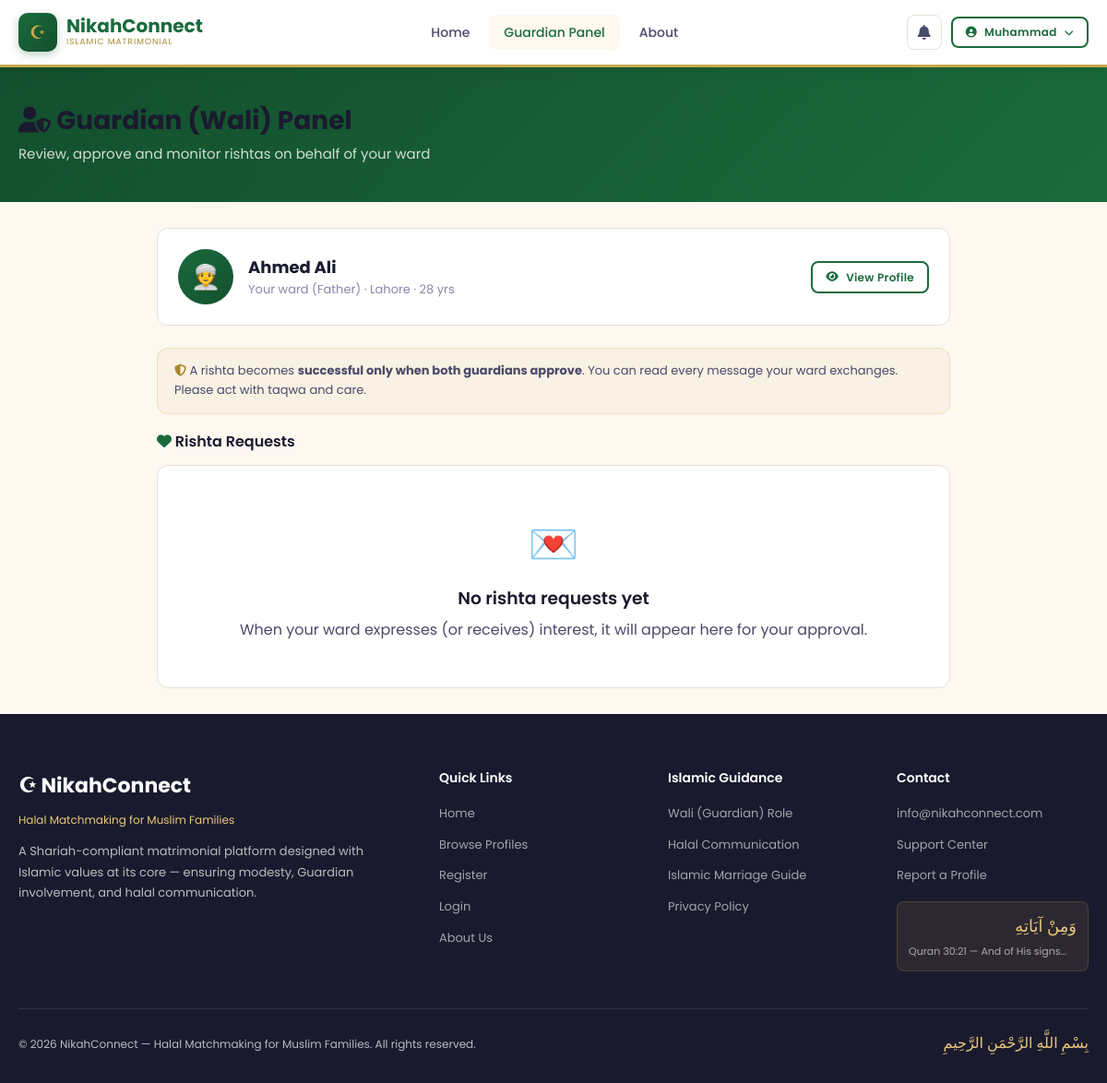
Page /guardian.php (signed in) on the committed database.
### tables this page shows
CREATE TABLE IF NOT EXISTS users (
    id INT AUTO_INCREMENT PRIMARY KEY,
    full_name VARCHAR(100) NOT NULL,
    email VARCHAR(150) UNIQUE NOT NULL,
    password VARCHAR(255) NOT NULL,
    gender ENUM('male', 'female') NOT NULL,
    role ENUM('user', 'wali', 'parent', 'admin') DEFAULT 'user',
     
    child_id INT NULL,
    guardian_relation VARCHAR(50) NULL,
    is_verified TINYINT(1) DEFAULT 0,
    is_active TINYINT(1) DEFAULT 1,
    profile_complete TINYINT(1) DEFAULT 0,
    created_at TIMESTAMP DEFAULT CURRENT_TIMESTAMP,
    updated_at TIMESTAMP DEFAULT CURRENT_TIMESTAMP ON UPDATE CURRENT_TIMESTAMP
);

CREATE TABLE IF NOT EXISTS profiles (
    id INT AUTO_INCREMENT PRIMARY KEY,
    user_id INT UNIQUE NOT NULL,
    age INT,
    date_of_birth DATE,
    city VARCHAR(100),
    country VARCHAR(100) DEFAULT 'Pakistan',
    marital_status ENUM('never_married', 'divorced', 'widowed') DEFAULT 'never_married',
    education VARCHAR(150),
    occupation VARCHAR(150),
    monthly_income VARCHAR(100),
    height VARCHAR(20),
    complexion VARCHAR(50),
    sect VARCHAR(100),
    religiosity ENUM('practicing', 'moderate', 'learning') DEFAULT 'moderate',
    prayers_per_day ENUM('5_times', '3_times', '1_time', 'occasionally') DEFAULT '5_times',
    hijab_niqab VARCHAR(50),
    beard VARCHAR(50),
    languages VARCHAR(200),
    family_type ENUM('joint', 'nuclear') DEFAULT 'nuclear',
    about_me TEXT,
    about_family TEXT,
    photo VARCHAR(255),
    wali_approved TINYINT(1) DEFAULT 0,
    created_at TIMESTAMP DEFAULT CURRENT_TIMESTAMP,
    updated_at TIMESTAMP DEFAULT CURRENT_TIMESTAMP ON UPDATE CURRENT_TIMESTAMP,
    FOREIGN KEY (user_id) REFERENCES users(id) ON DELETE CASCADE
);

### includes/db.php (called while the page is built, shortened)
<?php
class Database {
    private static $instance = null;
    public $conn;
    private function __construct() {
        $this->conn = new mysqli(DB_HOST, DB_USER, DB_PASS, DB_NAME);
        $this->conn->set_charset('utf8mb4');
    }
    public static function getInstance() {
        if (!self::$instance) {
            self::$instance = new Database();
        }
        return self::$instance;
    }
    public function query($sql, $params = [], $types = '') {
        $stmt = $this->conn->prepare($sql);
        if (!empty($params)) {
            if (empty($types)) {
                $types = str_repeat('s', count($params));
            }
            $stmt->bind_param($types, ...$params);
        }
        $stmt->execute();
        return $stmt->get_result();
    }
    public function fetchOne($sql, $params = [], $types = '') {
        $result = $this->query($sql, $params, $types);
        if ($result && $result->num_rows > 0) {
            return $result->fetch_assoc();
        }
        return null;
    }
}
function db() {
    return Database::getInstance();
}
function isLoggedIn() {
    return isset($_SESSION['user_id']);
}
function currentUser() {
    return db()->fetchOne("SELECT * FROM users WHERE id = ?", [$_SESSION['user_id']]);
}
function guardedChildId($parentUserId) {
    $row = db()->fetchOne("SELECT child_id FROM users WHERE id = ? AND role = 'parent'", [$parentUserId]);
    return $row ? (int)$row['child_id'] : 0;
}

### guardian.php (the view, shortened to what this page needs)
<?php
require_once 'includes/db.php';
$parent = currentUser();
$childId = guardedChildId($parent['id']);
$child = $childId ? db()->fetchOne("SELECT u.*, p.* FROM users u LEFT JOIN profiles p ON u.id=p.user_id WHERE u.id=?", [$childId]) : null;
$rishtas = db()->fetchAll(
    "SELECT i.*,
        su.full_name AS sender_name, su.gender AS sender_gender,
        ru.full_name AS receiver_name, ru.gender AS receiver_gender
     FROM interests i
     JOIN users su ON i.sender_id = su.id
     JOIN users ru ON i.receiver_id = ru.id
     WHERE (i.sender_id=? OR i.receiver_id=?) AND i.status <> 'withdrawn'
     ORDER BY FIELD(i.status,'pending','success','rejected'), i.created_at DESC",
    [$childId, $childId]
);
require_once 'includes/header.php';
?>
<div class="page-header">
    <div class="container">
        <h1><i class="fas fa-user-shield"></i> Guardian (Wali) Panel</h1>
        <p>Review, approve and monitor rishtas on behalf of your ward</p>
    </div>
</div>
<div class="container" style="padding:28px 20px;max-width:900px">
    <div class="card mb-3">
        <div class="card-body" style="display:flex;align-items:center;gap:16px">
            <div style="width:60px;height:60px;border-radius:50%;background:linear-gradient(135deg,var(--primary),var(--primary-dark));display:flex;align-items:center;justify-content:center;font-size:26px;color:var(--gold);flex-shrink:0">
                <?= $child['gender']==='male'?'👳':'🧕' ?>
            </div>
            <div style="flex:1">
                <div style="font-size:18px;font-weight:700"><?=htmlspecialchars($child['full_name'])?></div>
                <div style="font-size:13px;color:var(--text-light)">
                    Your ward (<?=htmlspecialchars($parent['guardian_relation'] ?? 'Guardian')?>)
                    · <?=htmlspecialchars($child['city']??'')?> <?= isset($child['age']) && $child['age'] ? '· '.$child['age'].' yrs' : '' ?>
                </div>
            </div>
            <a href="view-profile.php?id=<?=$childId?>" class="btn btn-outline btn-sm"><i class="fas fa-eye"></i> View Profile</a>
        </div>
    </div>
    <div style="background:rgba(201,168,76,0.08);border:1px solid rgba(201,168,76,0.25);border-radius:var(--radius);padding:14px 18px;margin-bottom:20px;font-size:13px;color:var(--text-medium)">
        <i class="fas fa-shield-alt" style="color:var(--gold-dark)"></i>
        A rishta becomes <strong>successful only when both guardians approve</strong>. You can read every message your ward exchanges. Please act with taqwa and care.
    </div>
    <h3 style="font-size:16px;margin-bottom:14px"><i class="fas fa-heart" style="color:var(--primary)"></i> Rishta Requests
    </h3>
    <?php if(empty($rishtas)): ?>
    <div style="text-align:center;padding:50px;background:white;border-radius:var(--radius);border:1px solid var(--border)">
        <div style="font-size:44px;margin-bottom:12px">💌</div>
        <h3>No rishta requests yet</h3>
        <p style="color:var(--text-medium);margin-top:8px">When your ward expresses (or receives) interest, it will appear here for your approval.</p>
    </div>
    <?php endif; ?>
</div>
<?php require_once 'includes/footer.php'; ?>

### includes/header.php (shortened to what this page needs)
<?php
require_once __DIR__ . '/db.php';
$user = isLoggedIn() ? currentUser() : null;
$currentPage = basename($_SERVER['PHP_SELF']);
?>
<!DOCTYPE html>
<html lang="en">
<head>
    <link rel="stylesheet" href="<?= SITE_URL ?>/assets/css/style.css">
    <link rel="stylesheet" href="https://cdnjs.cloudflare.com/ajax/libs/font-awesome/6.4.0/css/all.min.css">
</head>
<body>
<nav class="navbar">
    <div class="nav-container">
        <a href="<?= SITE_URL ?>/index.php" class="nav-logo">
            <div class="nav-logo-icon">☪</div>
            <div class="nav-logo-text">
                <span class="site-name">NikahConnect</span>
                <span class="tagline">Islamic Matrimonial</span>
            </div>
        </a>
        <div class="nav-links">
            <a href="<?= SITE_URL ?>/index.php" class="<?= $currentPage=='index.php'?'active':'' ?>">Home</a>
            <?php if($user && $user['role']==='parent'): ?>
            <a href="<?= SITE_URL ?>/guardian.php" class="<?= $currentPage=='guardian.php'?'active':'' ?>">Guardian Panel</a>
            <?php endif; ?>
            <a href="<?= SITE_URL ?>/about.php">About</a>
        </div>
        <div class="nav-actions">
            <?php if($user): ?>
            <a href="<?= SITE_URL ?>/notifications.php" class="notif-btn" title="Notifications">
                <i class="fas fa-bell"></i>
            </a>
            <div style="position:relative">
                <button onclick="toggleUserMenu()" class="btn btn-outline btn-sm" style="gap:8px">
                    <i class="fas fa-user-circle"></i>
                    <?= htmlspecialchars(explode(' ', $user['full_name'])[0]) ?>
                    <i class="fas fa-chevron-down" style="font-size:10px"></i>
                </button>
            </div>
            <?php else: ?>
            <a href="<?= SITE_URL ?>/login.php" class="btn btn-outline btn-sm">Login</a>
            <a href="<?= SITE_URL ?>/register.php" class="btn btn-primary btn-sm">Join Free</a>
            <?php endif; ?>
        </div>
    </div>
</nav>

### assets/css/style.css (style rules this page uses)
:root { --primary: #1a6b3c; --primary-dark: #134f2d; --primary-light: #2a8a52; --gold: #c9a84c; --gold-light: #e8c97a; --gold-dark: #a8882e; --cream: #fdf8f0; --cream-dark: #f5ede0; --white: #ffffff; --text-dark: #1a1a2e; --text-medium: #4a4a6a; --text-light: #8888aa; --border: #e8e0d5; --shadow: 0 4px 20px rgba(26, 107, 60, 0.1); --shadow-hover: 0 8px 30px rgba(26, 107, 60, 0.2); --radius: 12px; --radius-lg: 20px; }
* { margin: 0; padding: 0; box-sizing: border-box; }
html { scroll-behavior: smooth; }
body { font-family: 'Poppins', sans-serif; background: var(--cream); color: var(--text-dark); line-height: 1.6; overflow-x: hidden; }
h1,h2,h3,h4,h5 { font-weight: 600; color: var(--text-dark); line-height: 1.3; }
.navbar { background: var(--white); box-shadow: 0 2px 20px rgba(0,0,0,0.08); position: sticky; top: 0; z-index: 1000; border-bottom: 3px solid var(--gold); }
.nav-container { max-width: 1200px; margin: 0 auto; padding: 0 20px; display: flex; align-items: center; justify-content: space-between; height: 70px; }
.nav-logo { display: flex; align-items: center; gap: 10px; text-decoration: none; }
.nav-logo-icon { width: 42px; height: 42px; background: linear-gradient(135deg, var(--primary), var(--primary-dark)); border-radius: 10px; display: flex; align-items: center; justify-content: center; color: var(--gold); font-size: 20px; box-shadow: 0 3px 10px rgba(26,107,60,0.3); }
.nav-logo-text { display: flex; flex-direction: column; }
.nav-logo-text .site-name { font-size: 20px; font-weight: 700; color: var(--primary); line-height: 1; }
.nav-logo-text .tagline { font-size: 9px; color: var(--gold-dark); letter-spacing: 1px; text-transform: uppercase; }
.nav-links { display: flex; align-items: center; gap: 5px; }
.nav-links a { padding: 8px 16px; border-radius: 8px; text-decoration: none; color: var(--text-medium); font-size: 14px; font-weight: 500; transition: all 0.2s; }
.nav-links a:hover, .nav-links a.active { background: var(--cream); color: var(--primary); }
.nav-actions { display: flex; align-items: center; gap: 10px; }
.btn { display: inline-flex; align-items: center; gap: 8px; padding: 10px 22px; border-radius: 8px; border: none; font-size: 14px; font-weight: 600; cursor: pointer; text-decoration: none; transition: all 0.2s; font-family: inherit; letter-spacing: 0.3px; }
.btn-outline { background: transparent; color: var(--primary); border: 2px solid var(--primary); }
.btn-sm { padding: 6px 14px; font-size: 12px; }
.container { max-width: 1200px; margin: 0 auto; }
.card { background: var(--white); border: 1px solid var(--border); border-radius: var(--radius); overflow: hidden; }
.card-body { padding: 22px; }
.notif-btn { position: relative; width: 38px; height: 38px; border: 1px solid var(--border); border-radius: 8px; display: flex; align-items: center; justify-content: center; cursor: pointer; background: var(--white); font-size: 16px; color: var(--text-medium); text-decoration: none; transition: all 0.2s; }
.page-header { background: linear-gradient(135deg, var(--primary-dark), var(--primary)); padding: 40px 20px; color: white; }
.page-header h1 { font-size: 28px; font-weight: 700; margin-bottom: 6px; }
.page-header p { color: rgba(255,255,255,0.8); font-size: 15px; }
.mb-3 { margin-bottom: 24px; }

### rows in the picture
users: full_name "Muhammad", guardian_relation "Father"
profiles: user.full_name "Ahmed Ali", city "Lahore", age "28"

### other values in the picture
SITE_EMAIL "info@nikahconnect.com"
SITE_NAME "NikahConnect"
